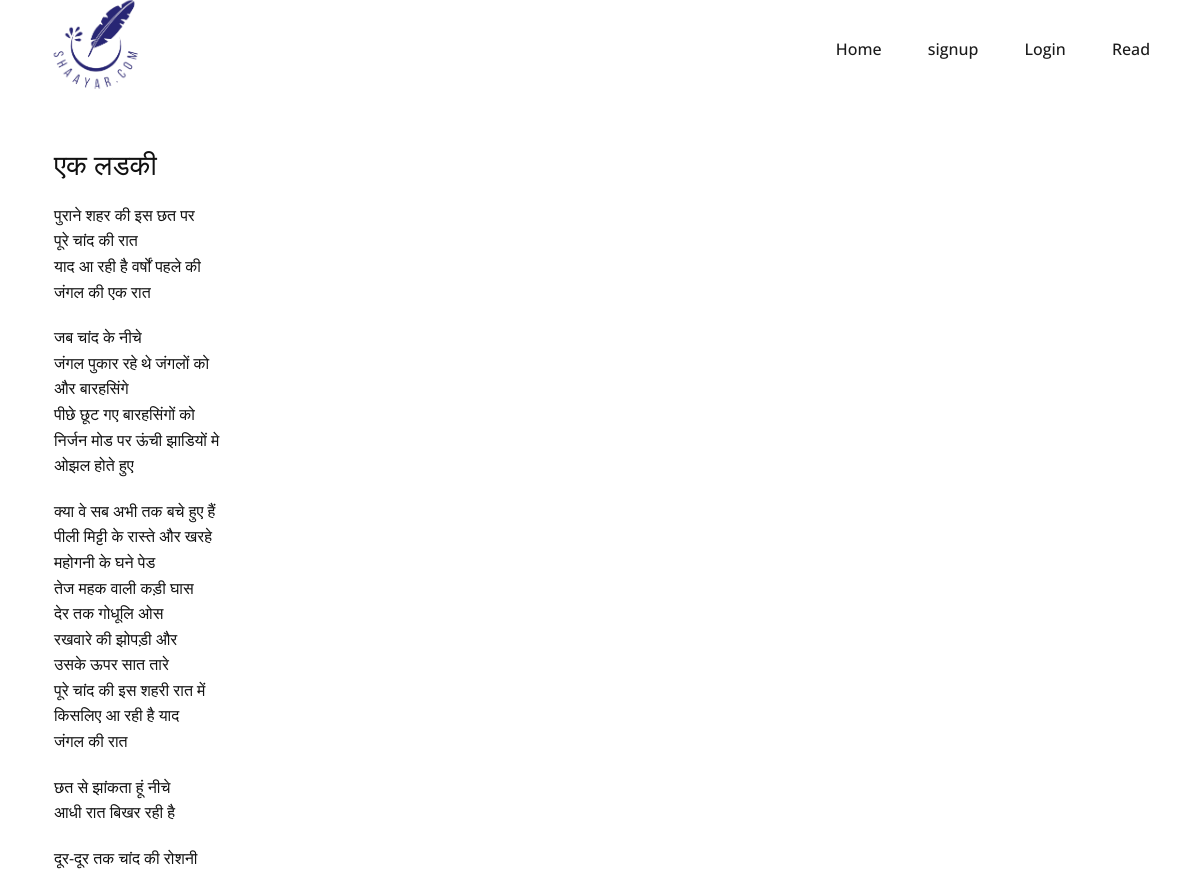
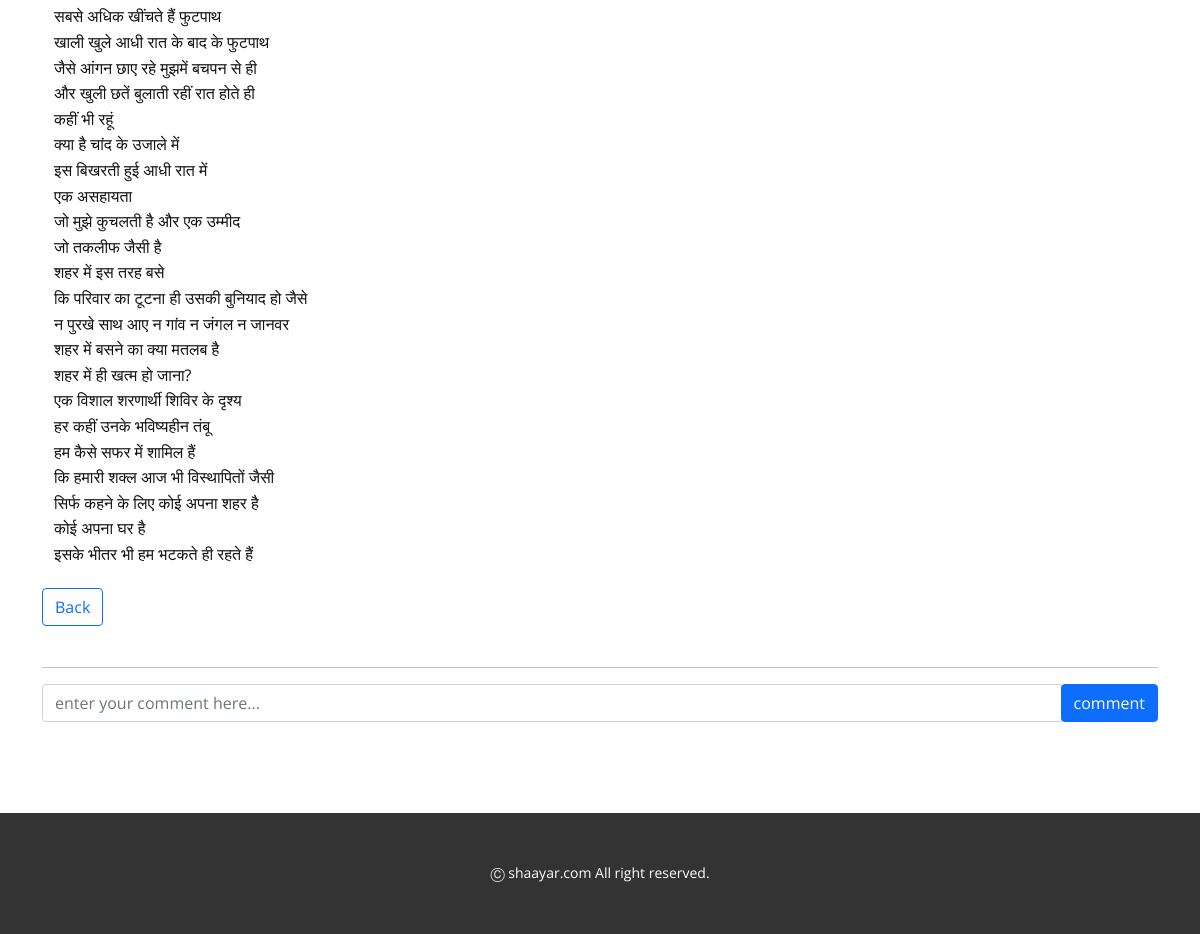
The page /read/1 on the database as committed earlier (2 pictures, top to bottom).
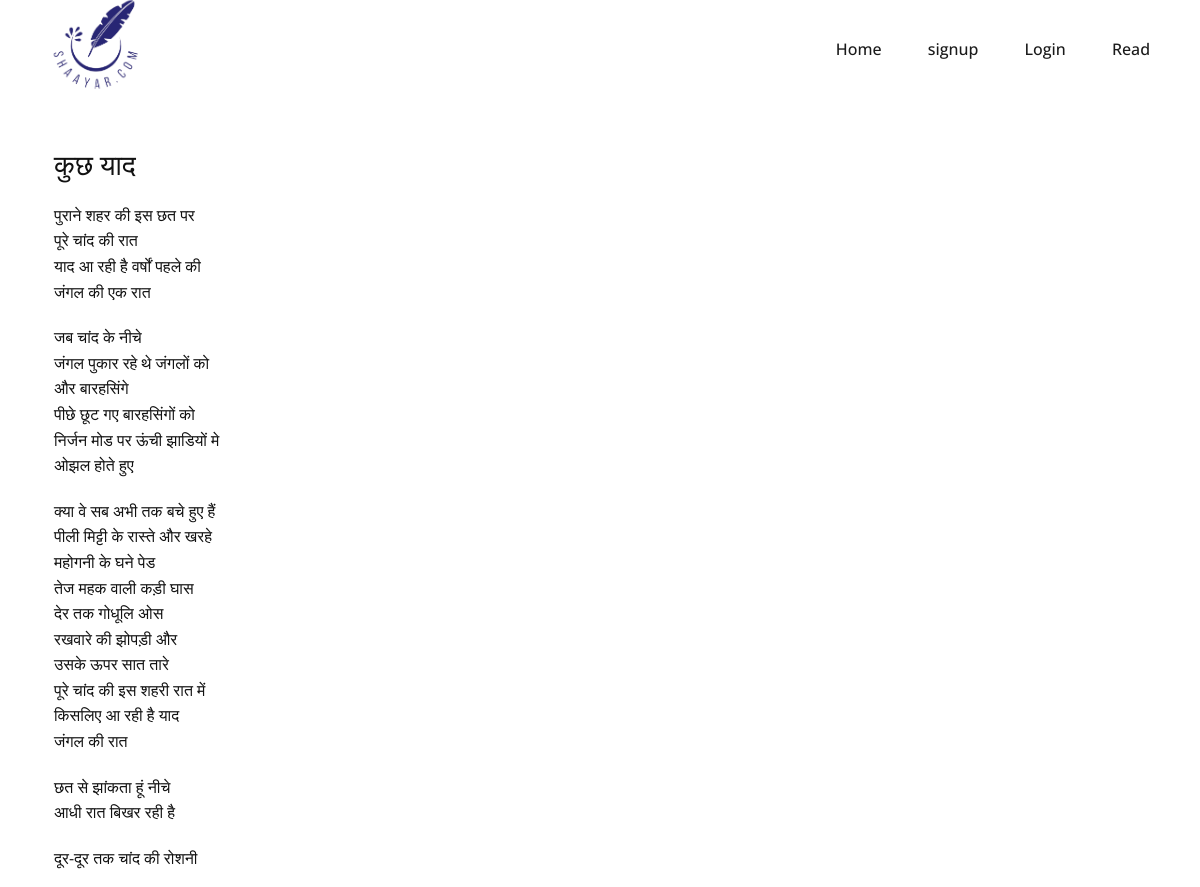
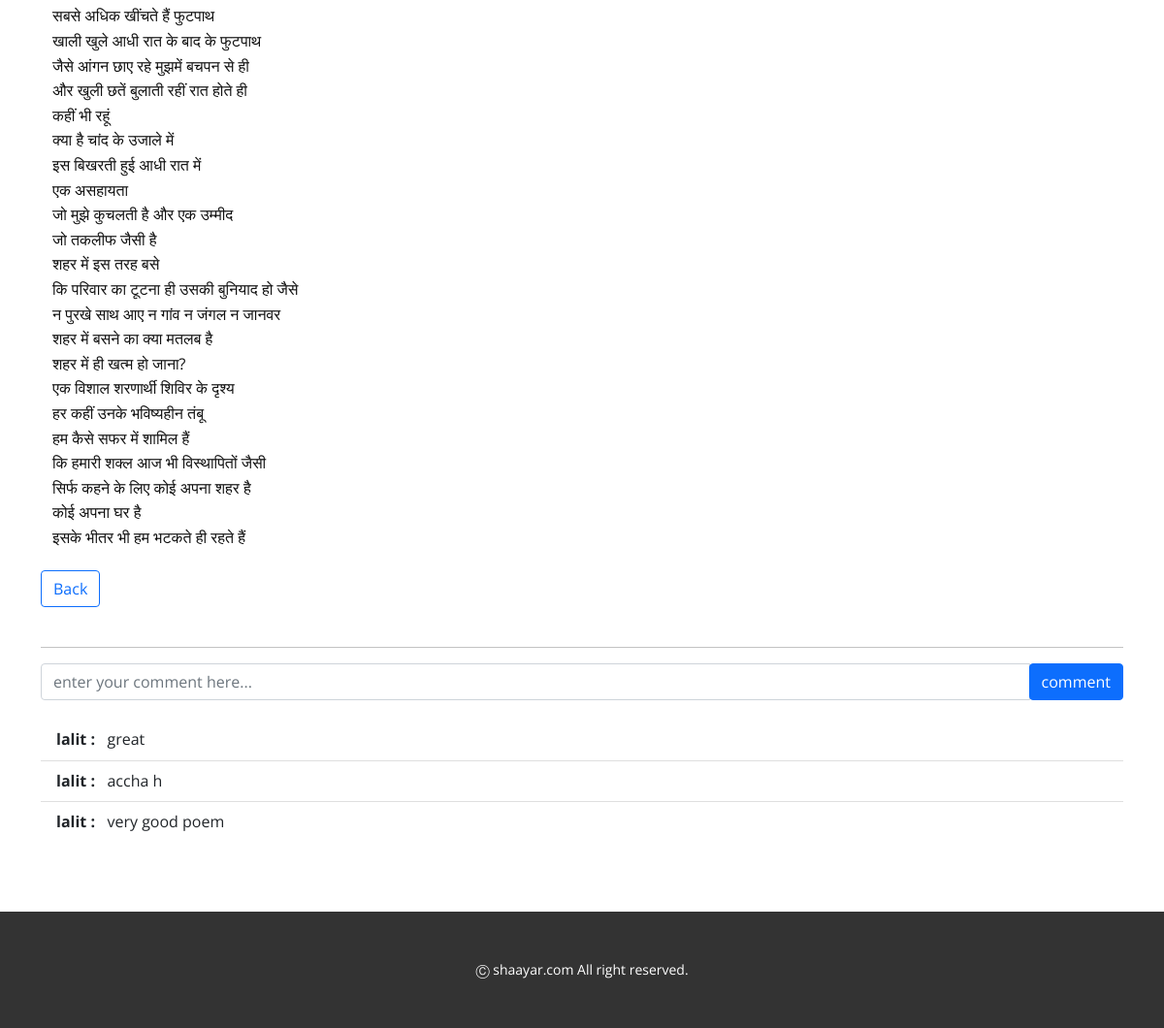
The same page on the database as committed later (2 pictures, top to bottom).
### poetrydb/models.py (models this page shows)
class Poem(models.Model):
    poemID = models.AutoField(primary_key=True)
    lang = models.CharField(max_length=15)
    publish_date = models.DateField(auto_now_add=True)
    author = models.CharField(max_length=100, default="")
    title = models.CharField(max_length=50)
    content = models.CharField(max_length=1000)

### comment/models.py (models this page shows)
class Comment(models.Model):
    comment_id = models.AutoField(primary_key=True)
    poem_id = models.IntegerField()
    user_commented = models.CharField(max_length=50)
    comment_content = models.CharField(max_length=200)
    comment_date = models.DateField(auto_now_add=True)

### shaayri/views.py (the view, shortened to what this page needs)
# urls.py: path('read/<poem_id>', views.focus),
def focus(request, poem_id):
    poem = Poem.objects.get(poemID=poem_id)
    comment_obj = Comment.objects.filter(poem_id=poem_id).values()
    user_id = request.user.username
    return render(request, 'focus.html', {'poem': poem, 'com': comment_obj})

### templates/focus.html (shortened to what this page needs)
{% load static %}
<!DOCTYPE html>
<html lang="en">
<head>
    <link rel="stylesheet" href="{% static 'CSS/nicepage.css' %}" media="screen">
    <link rel="stylesheet" href="{% static 'CSS/Read.css' %}" media="screen">
    <link href="https://cdn.jsdelivr.net/npm/bootstrap@5.1.3/dist/css/bootstrap.min.css" rel="stylesheet">
    <link href="https://cdn.jsdelivr.net/npm/bootstrap@5.1.3/dist/css/bootstrap.min.css" rel="stylesheet">
</head>
<body>
    <body class="u-body"><header class="u-clearfix u-header u-header" id="sec-6ed0"><div class="u-clearfix u-sheet u-sheet-1">
        <a class="u-image u-logo u-image-1" data-image-width="558" data-image-height="447">
          <img src="{% static 'images/shayar-logo-trans.png' %}" class="u-logo-image u-logo-image-1">
        </a>
        <nav class="u-menu u-menu-dropdown u-offcanvas u-menu-1">
          <div class="u-custom-menu u-nav-container">
            <ul class="u-nav u-spacing-2 u-unstyled u-nav-1"><li class="u-nav-item"><a class="u-active-grey-5 u-button-style u-hover-grey-10 u-nav-link u-text-active-grey-90 u-text-grey-90 u-text-hover-grey-90" href="/" style="padding: 10px 20px;">Home</a></li>
{% if not user.is_authenticated %}
  <li class="u-nav-item"><a class="u-active-grey-5 u-button-style u-hover-grey-10 u-nav-link u-text-active-grey-90 u-text-grey-90 u-text-hover-grey-90" href="/signup" style="padding: 10px 20px;">signup</a></li>
  <li class="u-nav-item"><a class="u-active-grey-5 u-button-style u-hover-grey-10 u-nav-link u-text-active-grey-90 u-text-grey-90 u-text-hover-grey-90" href="/#sec-d6ff" data-page-id="1652114295" style="padding: 10px 20px;">Login</a></li>
{% endif %}
<li class="u-nav-item"><a class="u-active-grey-5 u-button-style u-hover-grey-10 u-nav-link u-text-active-grey-90 u-text-grey-90 u-text-hover-grey-90" href="/read" style="padding: 10px 20px;">Read</a>
</li>
          </div>
        </nav>
      </div></header>
    <section class="u-clearfix u-section-1" id="sec-bcb9">
        <div class="u-clearfix u-sheet u-sheet-1">
            <br><br>
            <div class="container">
                <div class="container">
                    <h3>{{poem.title}}</h3>
                </div>
                <div class="container">
                    <p>{{poem.content|linebreaks}}</p>
                </div>
                <a href="/read"><button type="button" class="btn btn-outline-primary">Back</button></a>
                <br><br><hr>
                  <form action="/read/{{poem.poemID}}" method="post" class="row row-cols-lg-auto g-3 align-items-center">
                      <div class="input-group">
                        <input type="text" name="commentContent" class="form-control" id="inlineFormInputGroupUsername" placeholder="enter your comment here..." required>
                        <span id="basic-addon2">
                        {% if not user.is_authenticated %}
                              <div class="col-12">
                                <button class="btn btn-primary" onclick="alert('Please Login To Comment !')">comment</button>
                              </div>
                        {% endif %}
                        </span>
                      </div>
                  </form>
            </div>
            <div class="container">
              <ul class="list-group list-group-flush">
                {% for comm in com %}
                    <li class="list-group-item"><strong>{{comm.user_commented}} :</strong>&nbsp; &nbsp;{{comm.comment_content}}</li>
                {% endfor %}
              </ul>
            </div>
        </div>
    </section>
    <br><br>
    <footer class="u-align-center u-clearfix u-footer u-grey-80 u-footer" id="sec-436c"><div class="u-clearfix u-sheet u-sheet-1">
        <p class="u-small-text u-text u-text-variant u-text-1">Ⓒ shaayar.com All right reserved.</p>
      </div>
    </footer>
</body>
</html>

Rows that differ between the two databases and show on the page:
changed Poem: title "एक लडकी" → "कुछ याद"
added Comment: user_commented "lalit", comment_content "great"
added Comment: user_commented "lalit", comment_content "accha h"
added Comment: user_commented "lalit", comment_content "very good poem"
